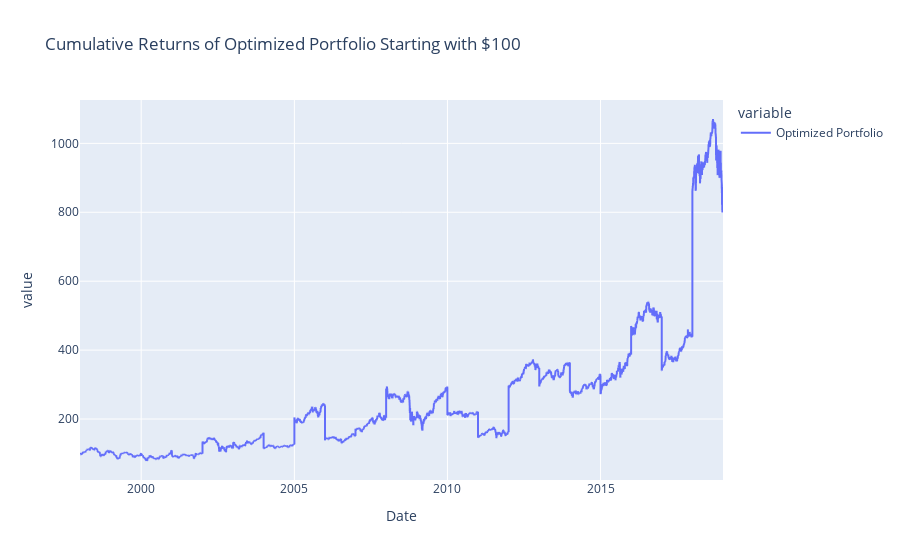

The notebook cell this image was saved under:
### Code cell
plot_cum_returns(df2["Optimized Portfolio"], "Cumulative Returns of Optimized Portfolio Starting with $100")

### Figure 1 — Plotly figure (JSON) as saved in the notebook; plotly's stock layout.template omitted (floating-point values rounded to 4 significant figures; data arrays with more than 128 entries replaced by an {"elided": "..."} marker saying what was removed)
{"data": [{"hovertemplate": "variable=Optimized Portfolio<br>Date=%{x}<br>value=%{y}<extra></extra>", "legendgroup": "Optimized Portfolio", "line": {"color": "#636efa", "dash": "solid"}, "marker": {"symbol": "circle"}, "mode": "lines", "name": "Optimized Portfolio", "showlegend": true, "type": "scattergl", "x": {"elided": "7691 str values"}, "xaxis": "x", "y": {"elided": "7691 float values"}, "yaxis": "y"}], "layout": {"legend": {"title": {"text": "variable"}, "tracegroupgap": 0}, "title": {"text": "Cumulative Returns of Optimized Portfolio Starting with $100"}, "xaxis": {"anchor": "y", "domain": [0, 1], "title": {"text": "Date"}}, "yaxis": {"anchor": "x", "domain": [0, 1], "title": {"text": "value"}}}}
